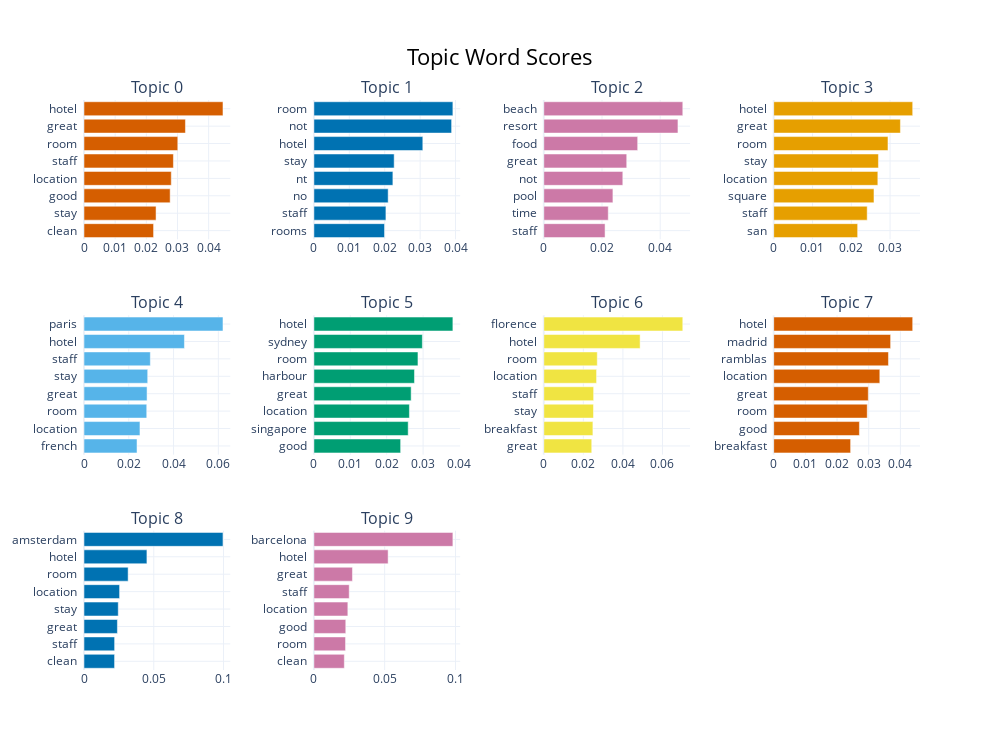

The notebook cell this image was saved under:
### Markdown cell above
### K-Means

### Code cell
kmeans_model = KMeans(n_clusters=15)
kmeans_topic_model = BERTopic(hdbscan_model=kmeans_model).fit(df.text, embeddings=embeddings)
print(f'Total number of topics: {len(kmeans_topic_model.topics_)}')
print(f'Number of unique topics: {len(set(kmeans_topic_model.topics_))}')
kmeans_topic_model.get_topic_info().head()
kmeans_topic_model.visualize_barchart(top_n_topics=10, n_words=8)

### Figure 1 — Plotly figure (JSON) as saved in the notebook; plotly's stock layout.template omitted (floating-point values rounded to 4 significant figures)
{"data": [{"marker": {"color": "#D55E00"}, "orientation": "h", "type": "bar", "x": [0.02233, 0.02312, 0.02765, 0.02801, 0.02869, 0.0301, 0.03256, 0.0446], "xaxis": "x", "y": ["clean  ", "stay  ", "good  ", "location  ", "staff  ", "room  ", "great  ", "hotel  "], "yaxis": "y"}, {"marker": {"color": "#0072B2"}, "orientation": "h", "type": "bar", "x": [0.01994, 0.02034, 0.02097, 0.0223, 0.02267, 0.03076, 0.03889, 0.03925], "xaxis": "x2", "y": ["rooms  ", "staff  ", "no  ", "nt  ", "stay  ", "hotel  ", "not  ", "room  "], "yaxis": "y2"}, {"marker": {"color": "#CC79A7"}, "orientation": "h", "type": "bar", "x": [0.02105, 0.02215, 0.02375, 0.02715, 0.0285, 0.03226, 0.0461, 0.04776], "xaxis": "x3", "y": ["staff  ", "time  ", "pool  ", "not  ", "great  ", "food  ", "resort  ", "beach  "], "yaxis": "y3"}, {"marker": {"color": "#E69F00"}, "orientation": "h", "type": "bar", "x": [0.02164, 0.0241, 0.02585, 0.02685, 0.027, 0.02946, 0.03267, 0.03583], "xaxis": "x4", "y": ["san  ", "staff  ", "square  ", "location  ", "stay  ", "room  ", "great  ", "hotel  "], "yaxis": "y4"}, {"marker": {"color": "#56B4E9"}, "orientation": "h", "type": "bar", "x": [0.02368, 0.02499, 0.02802, 0.02816, 0.02845, 0.02963, 0.04486, 0.06208], "xaxis": "x5", "y": ["french  ", "location  ", "room  ", "great  ", "stay  ", "staff  ", "hotel  ", "paris  "], "yaxis": "y5"}, {"marker": {"color": "#009E73"}, "orientation": "h", "type": "bar", "x": [0.02383, 0.02591, 0.02624, 0.02672, 0.02764, 0.02859, 0.0298, 0.03819], "xaxis": "x6", "y": ["good  ", "singapore  ", "location  ", "great  ", "harbour  ", "room  ", "sydney  ", "hotel  "], "yaxis": "y6"}, {"marker": {"color": "#F0E442"}, "orientation": "h", "type": "bar", "x": [0.02424, 0.02483, 0.02513, 0.0252, 0.02668, 0.02705, 0.04871, 0.07028], "xaxis": "x7", "y": ["great  ", "breakfast  ", "stay  ", "staff  ", "location  ", "room  ", "hotel  ", "florence  "], "yaxis": "y7"}, {"marker": {"color": "#D55E00"}, "orientation": "h", "type": "bar", "x": [0.02428, 0.02706, 0.02953, 0.02987, 0.0335, 0.03623, 0.03692, 0.04388], "xaxis": "x8", "y": ["breakfast  ", "good  ", "room  ", "great  ", "location  ", "ramblas  ", "madrid  ", "hotel  "], "yaxis": "y8"}, {"marker": {"color": "#0072B2"}, "orientation": "h", "type": "bar", "x": [0.0219, 0.02194, 0.02395, 0.02454, 0.02551, 0.03162, 0.04509, 0.0996], "xaxis": "x9", "y": ["clean  ", "staff  ", "great  ", "stay  ", "location  ", "room  ", "hotel  ", "amsterdam  "], "yaxis": "y9"}, {"marker": {"color": "#CC79A7"}, "orientation": "h", "type": "bar", "x": [0.02149, 0.02235, 0.02252, 0.02397, 0.02494, 0.02722, 0.05242, 0.09818], "xaxis": "x10", "y": ["clean  ", "room  ", "good  ", "location  ", "staff  ", "great  ", "hotel  ", "barcelona  "], "yaxis": "y10"}], "layout": {"annotations": [{"font": {"size": 16}, "showarrow": false, "text": "Topic 0", "x": 0.0875, "xanchor": "center", "xref": "paper", "y": 1, "yanchor": "bottom", "yref": "paper"}, {"font": {"size": 16}, "showarrow": false, "text": "Topic 1", "x": 0.3625, "xanchor": "center", "xref": "paper", "y": 1, "yanchor": "bottom", "yref": "paper"}, {"font": {"size": 16}, "showarrow": false, "text": "Topic 2", "x": 0.6375, "xanchor": "center", "xref": "paper", "y": 1, "yanchor": "bottom", "yref": "paper"}, {"font": {"size": 16}, "showarrow": false, "text": "Topic 3", "x": 0.9125, "xanchor": "center", "xref": "paper", "y": 1, "yanchor": "bottom", "yref": "paper"}, {"font": {"size": 16}, "showarrow": false, "text": "Topic 4", "x": 0.0875, "xanchor": "center", "xref": "paper", "y": 0.6222, "yanchor": "bottom", "yref": "paper"}, {"font": {"size": 16}, "showarrow": false, "text": "Topic 5", "x": 0.3625, "xanchor": "center", "xref": "paper", "y": 0.6222, "yanchor": "bottom", "yref": "paper"}, {"font": {"size": 16}, "showarrow": false, "text": "Topic 6", "x": 0.6375, "xanchor": "center", "xref": "paper", "y": 0.6222, "yanchor": "bottom", "yref": "paper"}, {"font": {"size": 16}, "showarrow": false, "text": "Topic 7", "x": 0.9125, "xanchor": "center", "xref": "paper", "y": 0.6222, "yanchor": "bottom", "yref": "paper"}, {"font": {"size": 16}, "showarrow": false, "text": "Topic 8", "x": 0.0875, "xanchor": "center", "xref": "paper", "y": 0.2444, "yanchor": "bottom", "yref": "paper"}, {"font": {"size": 16}, "showarrow": false, "text": "Topic 9", "x": 0.3625, "xanchor": "center", "xref": "paper", "y": 0.2444, "yanchor": "bottom", "yref": "paper"}], "height": 750, "hoverlabel": {"bgcolor": "white", "font": {"family": "Rockwell", "size": 16}}, "showlegend": false, "title": {"font": {"color": "Black", "size": 22}, "text": "Topic Word Scores", "x": 0.5, "xanchor": "center", "yanchor": "top"}, "width": 1000, "xaxis": {"anchor": "y", "domain": [0, 0.175], "showgrid": true}, "xaxis10": {"anchor": "y10", "domain": [0.275, 0.45], "showgrid": true}, "xaxis11": {"anchor": "y11", "domain": [0.55, 0.725], "showgrid": true}, "xaxis12": {"anchor": "y12", "domain": [0.825, 1], "showgrid": true}, "xaxis2": {"anchor": "y2", "domain": [0.275, 0.45], "showgrid": true}, "xaxis3": {"anchor": "y3", "domain": [0.55, 0.725], "showgrid": true}, "xaxis4": {"anchor": "y4", "domain": [0.825, 1], "showgrid": true}, "xaxis5": {"anchor": "y5", "domain": [0, 0.175], "showgrid": true}, "xaxis6": {"anchor": "y6", "domain": [0.275, 0.45], "showgrid": true}, "xaxis7": {"anchor": "y7", "domain": [0.55, 0.725], "showgrid": true}, "xaxis8": {"anchor": "y8", "domain": [0.825, 1], "showgrid": true}, "xaxis9": {"anchor": "y9", "domain": [0, 0.175], "showgrid": true}, "yaxis": {"anchor": "x", "domain": [0.7556, 1], "showgrid": true}, "yaxis10": {"anchor": "x10", "domain": [0, 0.2444], "showgrid": true}, "yaxis11": {"anchor": "x11", "domain": [0, 0.2444], "showgrid": true}, "yaxis12": {"anchor": "x12", "domain": [0, 0.2444], "showgrid": true}, "yaxis2": {"anchor": "x2", "domain": [0.7556, 1], "showgrid": true}, "yaxis3": {"anchor": "x3", "domain": [0.7556, 1], "showgrid": true}, "yaxis4": {"anchor": "x4", "domain": [0.7556, 1], "showgrid": true}, "yaxis5": {"anchor": "x5", "domain": [0.3778, 0.6222], "showgrid": true}, "yaxis6": {"anchor": "x6", "domain": [0.3778, 0.6222], "showgrid": true}, "yaxis7": {"anchor": "x7", "domain": [0.3778, 0.6222], "showgrid": true}, "yaxis8": {"anchor": "x8", "domain": [0.3778, 0.6222], "showgrid": true}, "yaxis9": {"anchor": "x9", "domain": [0, 0.2444], "showgrid": true}}}
